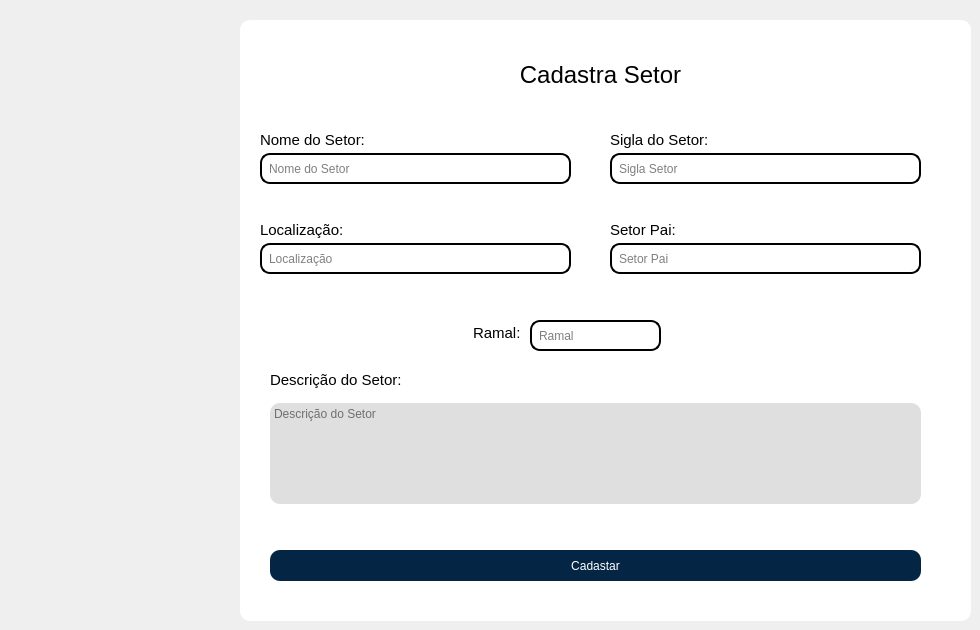
      <widget class="QWidget" name="SetorCad">
       <widget class="QFrame" name="frame_5">
        <property name="geometry">
         <rect>
          <x>240</x>
          <y>20</y>
          <width>731</width>
          <height>601</height>
         </rect>
        </property>
        <property name="styleSheet">
         <string notr="true">QFrame{
	border-radius: 10px;
	background-color: rgb(255, 255, 255);
}</string>
        </property>
        <property name="frameShape">
         <enum>QFrame::StyledPanel</enum>
        </property>
        <property name="frameShadow">
         <enum>QFrame::Raised</enum>
        </property>
        <widget class="QLabel" name="label_9">
         <property name="geometry">
          <rect>
           <x>160</x>
           <y>30</y>
           <width>401</width>
           <height>51</height>
          </rect>
         </property>
         <property name="text">
          <string>&lt;html&gt;&lt;head/&gt;&lt;body&gt;&lt;p align=&quot;center&quot;&gt;&lt;span style=&quot; font-size:18pt;&quot;&gt;Cadastra Setor&lt;/span&gt;&lt;/p&gt;&lt;/body&gt;&lt;/html&gt;</string>
         </property>
        </widget>
        <widget class="QLineEdit" name="nomeSetorCad">
         <property name="geometry">
          <rect>
           <x>20</x>
           <y>133</y>
           <width>311</width>
           <height>31</height>
          </rect>
         </property>
         <property name="styleSheet">
          <string notr="true">QLineEdit {
	background-color: rgb(255, 255, 255);
	border: 1.5px solid rgb(45, 45, 45);
	border-radius: 10px;
	padding: 5px;
	border-color: rgb(0, 0, 0);
}
QLineEdit:hover {
	border: 1.5px solid rgb(55, 55, 55);
	border-color: rgb(6, 31, 255);
}</string>
         </property>
         <property name="placeholderText">
          <string>Nome do Setor</string>
         </property>
        </widget>
        <widget class="QLabel" name="label_10">
         <property name="geometry">
          <rect>
           <x>20</x>
           <y>110</y>
           <width>131</width>
           <height>21</height>
          </rect>
         </property>
         <property name="text">
          <string>&lt;html&gt;&lt;head/&gt;&lt;body&gt;&lt;p&gt;&lt;span style=&quot; font-size:11pt;&quot;&gt;Nome do Setor:&lt;/span&gt;&lt;/p&gt;&lt;/body&gt;&lt;/html&gt;</string>
         </property>
        </widget>
        <widget class="QTextEdit" name="textEdit">
         <property name="geometry">
          <rect>
           <x>30</x>
           <y>383</y>
           <width>651</width>
           <height>101</height>
          </rect>
         </property>
         <property name="styleSheet">
          <string notr="true">background-color: rgb(223, 223, 223);</string>
         </property>
         <property name="placeholderText">
          <string>Descrição do Setor</string>
         </property>
        </widget>
        <widget class="QLabel" name="label_11">
         <property name="geometry">
          <rect>
           <x>30</x>
           <y>350</y>
           <width>161</width>
           <height>21</height>
          </rect>
         </property>
         <property name="text">
          <string>&lt;html&gt;&lt;head/&gt;&lt;body&gt;&lt;p&gt;&lt;span style=&quot; font-size:11pt;&quot;&gt;Descrição do Setor:&lt;/span&gt;&lt;/p&gt;&lt;/body&gt;&lt;/html&gt;</string>
         </property>
        </widget>
        <widget class="QPushButton" name="bntCadSetor">
         <property name="geometry">
          <rect>
           <x>30</x>
           <y>530</y>
           <width>651</width>
           <height>31</height>
          </rect>
         </property>
         <property name="styleSheet">
          <string notr="true">QPushButton{
	border: none;
	background-color: rgb(5, 37, 69);
	color: white;
	border-radius: 10px;  
}
QPushButton:hover{
	border: 1.5px solid rgb(5, 37, 69);
	background-color: none;
	color: rgb(5, 37, 69);
}</string>
         </property>
         <property name="text">
          <string>Cadastar</string>
         </property>
        </widget>
        <widget class="QLineEdit" name="nomeSetorCad_2">
         <property name="geometry">
          <rect>
           <x>370</x>
           <y>133</y>
           <width>311</width>
           <height>31</height>
          </rect>
         </property>
         <property name="styleSheet">
          <string notr="true">QLineEdit {
	background-color: rgb(255, 255, 255);
	border: 1.5px solid rgb(45, 45, 45);
	border-radius: 10px;
	padding: 5px;
	border-color: rgb(0, 0, 0);
}
QLineEdit:hover {
	border: 1.5px solid rgb(55, 55, 55);
	border-color: rgb(6, 31, 255);
}</string>
         </property>
         <property name="placeholderText">
          <string>Sigla Setor</string>
         </property>
        </widget>
        <widget class="QLabel" name="label_12">
         <property name="geometry">
          <rect>
           <x>370</x>
           <y>110</y>
           <width>131</width>
           <height>21</height>
          </rect>
         </property>
         <property name="text">
          <string>&lt;html&gt;&lt;head/&gt;&lt;body&gt;&lt;p&gt;&lt;span style=&quot; font-size:11pt;&quot;&gt;Sigla do Setor:&lt;/span&gt;&lt;/p&gt;&lt;/body&gt;&lt;/html&gt;</string>
         </property>
        </widget>
        <widget class="QLineEdit" name="locSetorCad">
         <property name="geometry">
          <rect>
           <x>20</x>
           <y>223</y>
           <width>311</width>
           <height>31</height>
          </rect>
         </property>
         <property name="styleSheet">
          <string notr="true">QLineEdit {
	background-color: rgb(255, 255, 255);
	border: 1.5px solid rgb(45, 45, 45);
	border-radius: 10px;
	padding: 5px;
	border-color: rgb(0, 0, 0);
}
QLineEdit:hover {
	border: 1.5px solid rgb(55, 55, 55);
	border-color: rgb(6, 31, 255);
}</string>
         </property>
         <property name="placeholderText">
          <string>Localização</string>
         </property>
        </widget>
        <widget class="QLabel" name="label_13">
         <property name="geometry">
          <rect>
           <x>20</x>
           <y>200</y>
           <width>131</width>
           <height>21</height>
          </rect>
         </property>
         <property name="text">
          <string>&lt;html&gt;&lt;head/&gt;&lt;body&gt;&lt;p&gt;&lt;span style=&quot; font-size:11pt;&quot;&gt;Localização:&lt;/span&gt;&lt;/p&gt;&lt;/body&gt;&lt;/html&gt;</string>
         </property>
        </widget>
        <widget class="QLineEdit" name="SetorPaiCad">
         <property name="geometry">
          <rect>
           <x>370</x>
           <y>223</y>
           <width>311</width>
           <height>31</height>
          </rect>
         </property>
         <property name="styleSheet">
          <string notr="true">QLineEdit {
	background-color: rgb(255, 255, 255);
	border: 1.5px solid rgb(45, 45, 45);
	border-radius: 10px;
	padding: 5px;
	border-color: rgb(0, 0, 0);
}
QLineEdit:hover {
	border: 1.5px solid rgb(55, 55, 55);
	border-color: rgb(6, 31, 255);
}</string>
         </property>
         <property name="placeholderText">
          <string>Setor Pai</string>
         </property>
        </widget>
        <widget class="QLabel" name="label_14">
         <property name="geometry">
          <rect>
           <x>370</x>
           <y>200</y>
           <width>131</width>
           <height>21</height>
          </rect>
         </property>
         <property name="text">
          <string>&lt;html&gt;&lt;head/&gt;&lt;body&gt;&lt;p&gt;&lt;span style=&quot; font-size:11pt;&quot;&gt;Setor Pai:&lt;/span&gt;&lt;/p&gt;&lt;/body&gt;&lt;/html&gt;</string>
         </property>
        </widget>
        <widget class="QLabel" name="label_15">
         <property name="geometry">
          <rect>
           <x>233</x>
           <y>303</y>
           <width>131</width>
           <height>21</height>
          </rect>
         </property>
         <property name="text">
          <string>&lt;html&gt;&lt;head/&gt;&lt;body&gt;&lt;p&gt;&lt;span style=&quot; font-size:11pt;&quot;&gt;Ramal:&lt;/span&gt;&lt;/p&gt;&lt;/body&gt;&lt;/html&gt;</string>
         </property>
        </widget>
        <widget class="QLineEdit" name="RamalSetorCad">
         <property name="geometry">
          <rect>
           <x>290</x>
           <y>300</y>
           <width>131</width>
           <height>31</height>
          </rect>
         </property>
         <property name="styleSheet">
          <string notr="true">QLineEdit {
	background-color: rgb(255, 255, 255);
	border: 1.5px solid rgb(45, 45, 45);
	border-radius: 10px;
	padding: 5px;
	border-color: rgb(0, 0, 0);
}
QLineEdit:hover {
	border: 1.5px solid rgb(55, 55, 55);
	border-color: rgb(6, 31, 255);
}</string>
         </property>
         <property name="placeholderText">
          <string>Ramal</string>
         </property>
        </widget>
       </widget>
      </widget>
